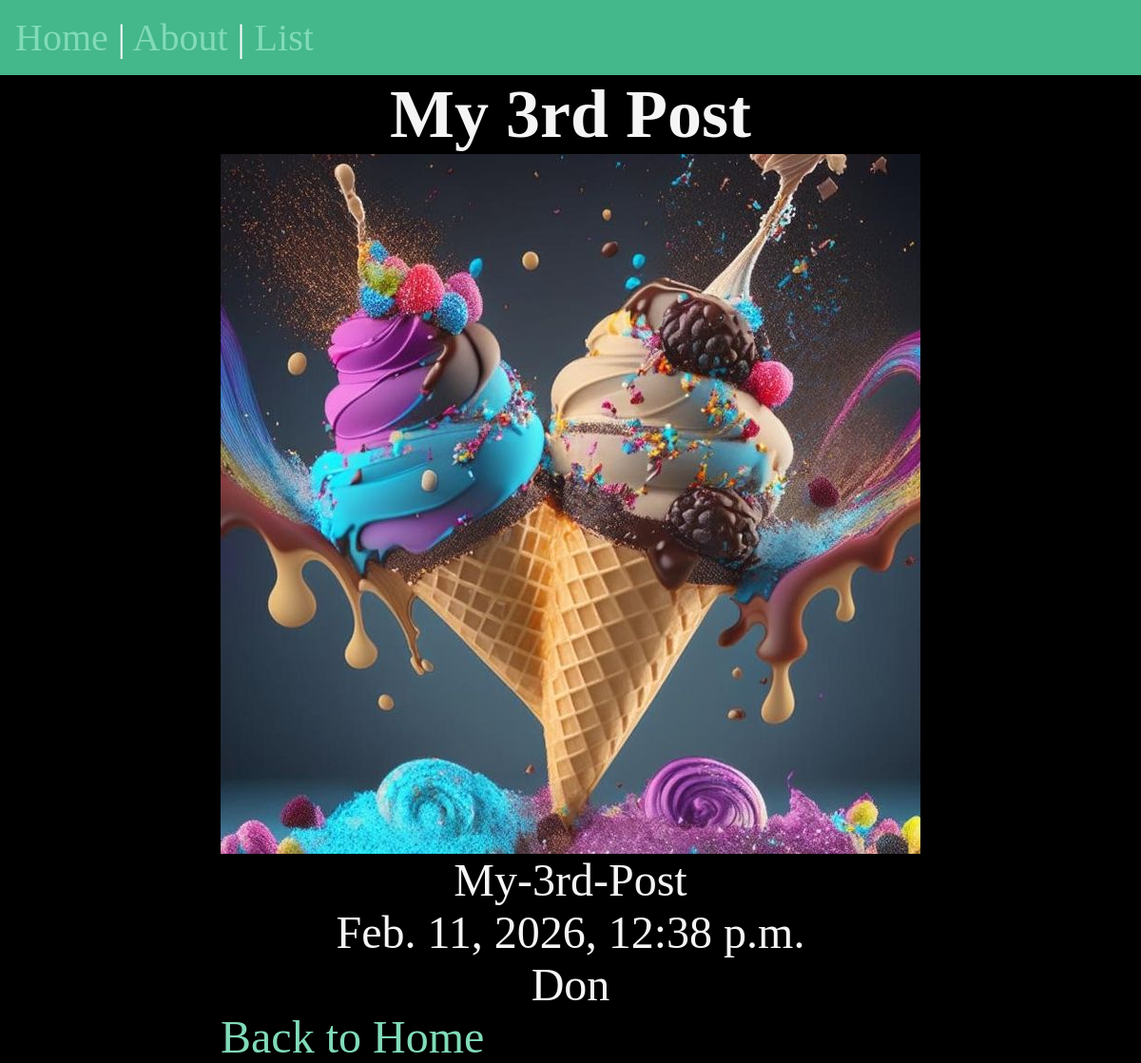
The page /list/My-3rd-Post on the database its author committed.
### list/models.py (models this page shows, shortened)
class List(models.Model):
    title = models.CharField(max_length=50)
    body = models.TextField()
    slug = models.SlugField()
    date = models.DateTimeField(auto_now_add=True)
    banner = models.ImageField(default='fallback.png', blank=True)

### list/views.py (the view)
# urls.py: path('<slug:slug>', views.post_list, name='post_list')
def post_list(request, slug):
    post = List.objects.get(slug=slug)
    return render(request, 'list/post_list.html', {'post':post})

### list/templates/list/post_list.html (shortened to what this page needs)
{% extends 'layout.html' %}
{% block content %}
    <article>
        <h1>{{ post.title }}</h1>
        <img src="{{ post.banner.url }}" alt="banner" class="banner" width='500' />
        <p>{{ post.slug }}</p>
        <p>{{ post.date }}</p>
        <p>{{ post.body }}</p>
    </article>
    <a href="{% url 'home' %}">Back to Home</a>
{% endblock %}

### static/css/style.css (style rules this page uses)
* { margin: 0; padding: 0; box-sizing: border-box; }
body { min-height: 100vh; min-width: 100vw; max-width: 100vw; display: grid; place-content: center; font-size: 3rem; background-color: black; color: whitesmoke; }
h1, p { text-align: center; }
a { text-decoration: none; color: #81dbb8; }
.banner { display: block; width: 100%; max-width: 800px; }

### rows shown on the page
List: title "My 3rd Post", banner (picture), slug "My-3rd-Post", date "Feb. 11, 2026, 12:38 p.m.", body "Don"
